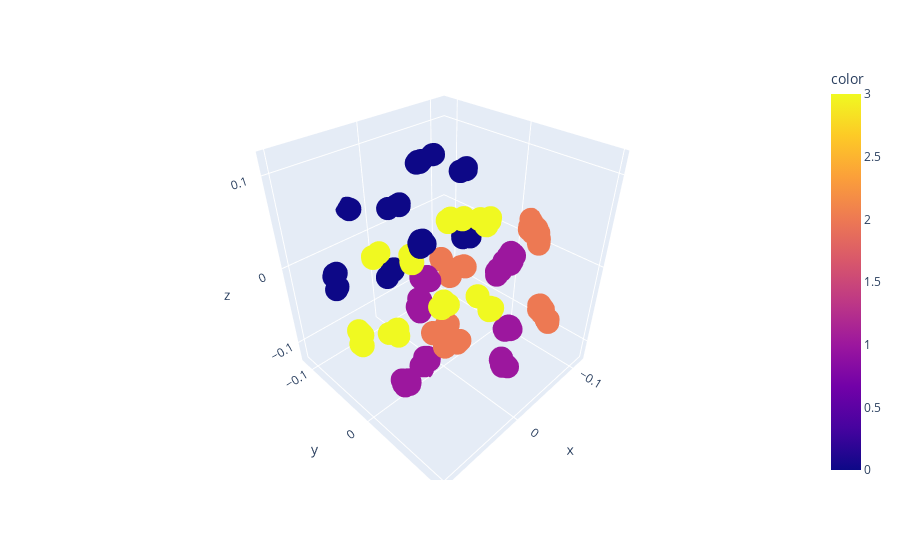

Notebook source saved alongside this figure:
### Code cell
# px.scatter_3d(x=dist[:,0], y=dist[:,1], z=dist[:,2], color=labels)
px.scatter(x=compatibility[:,0], y=compatibility[:,1], color=clusters)
px.scatter_3d(x=compatibility[:,0], y=compatibility[:,1], z=compatibility[:,2], color=clusters)

### Figure 1 — Plotly figure (JSON) as saved in the notebook; plotly's stock layout.template omitted (floating-point values rounded to 4 significant figures; data arrays with more than 128 entries replaced by an {"elided": "..."} marker saying what was removed)
{"data": [{"hovertemplate": "x=%{x}<br>y=%{y}<br>z=%{z}<br>color=%{marker.color}<extra></extra>", "legendgroup": "", "marker": {"color": {"elided": "413 int values"}, "coloraxis": "coloraxis", "symbol": "circle"}, "mode": "markers", "name": "", "scene": "scene", "showlegend": false, "type": "scatter3d", "x": {"elided": "413 float values"}, "y": {"elided": "413 float values"}, "z": {"elided": "413 float values"}}], "layout": {"coloraxis": {"colorbar": {"title": {"text": "color"}}, "colorscale": [[0, "#0d0887"], [0.1111, "#46039f"], [0.2222, "#7201a8"], [0.3333, "#9c179e"], [0.4444, "#bd3786"], [0.5556, "#d8576b"], [0.6667, "#ed7953"], [0.7778, "#fb9f3a"], [0.8889, "#fdca26"], [1, "#f0f921"]]}, "legend": {"tracegroupgap": 0}, "margin": {"t": 60}, "scene": {"domain": {"x": [0, 1], "y": [0, 1]}, "xaxis": {"title": {"text": "x"}}, "yaxis": {"title": {"text": "y"}}, "zaxis": {"title": {"text": "z"}}}}}
